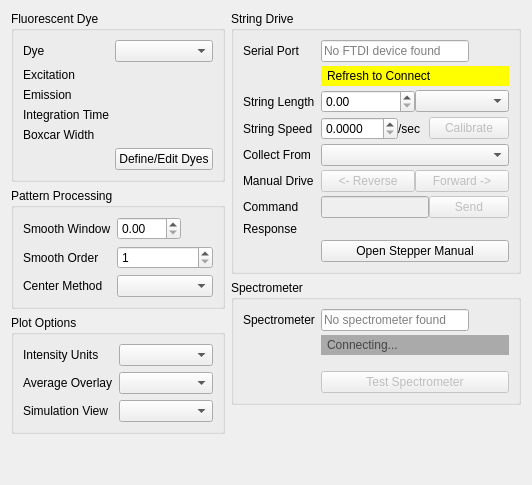
     <widget class="QWidget" name="tab_string">
      <attribute name="title">
       <string>String</string>
      </attribute>
      <layout class="QVBoxLayout" name="vl_string">
       <item>
        <layout class="QHBoxLayout" name="hl_string">
         <item>
          <layout class="QVBoxLayout" name="vl_string_left">
           <item>
            <widget class="QGroupBox" name="gb_fluorescent_dye">
             <property name="title">
              <string>Fluorescent Dye</string>
             </property>
             <layout class="QFormLayout">
              <item row="0" column="0">
               <widget class="QLabel" name="lbl_dye">
                <property name="text">
                 <string>Dye</string>
                </property>
               </widget>
              </item>
              <item row="0" column="1">
               <widget class="QComboBox" name="cbb_dye">
                <property name="sizePolicy">
                 <sizepolicy hsizetype="Preferred" vsizetype="Fixed">
                  <horstretch>0</horstretch>
                  <verstretch>0</verstretch>
                 </sizepolicy>
                </property>
                <property name="sizeAdjustPolicy">
                 <enum>QComboBox::AdjustToContents</enum>
                </property>
               </widget>
              </item>
              <item row="1" column="0">
               <widget class="QLabel" name="lbl_dye_excitation_header">
                <property name="text">
                 <string>Excitation</string>
                </property>
               </widget>
              </item>
              <item row="1" column="1">
               <widget class="QLabel" name="lbl_dye_excitation">
                <property name="text">
                 <string/>
                </property>
               </widget>
              </item>
              <item row="2" column="0">
               <widget class="QLabel" name="lbl_dye_emission_header">
                <property name="text">
                 <string>Emission</string>
                </property>
               </widget>
              </item>
              <item row="2" column="1">
               <widget class="QLabel" name="lbl_dye_emission">
                <property name="text">
                 <string/>
                </property>
               </widget>
              </item>
              <item row="3" column="0">
               <widget class="QLabel" name="lbl_dye_integration_header">
                <property name="text">
                 <string>Integration Time</string>
                </property>
               </widget>
              </item>
              <item row="3" column="1">
               <widget class="QLabel" name="lbl_dye_integration">
                <property name="text">
                 <string/>
                </property>
               </widget>
              </item>
              <item row="4" column="0">
               <widget class="QLabel" name="lbl_dye_boxcar_header">
                <property name="text">
                 <string>Boxcar Width</string>
                </property>
               </widget>
              </item>
              <item row="4" column="1">
               <widget class="QLabel" name="lbl_dye_boxcar">
                <property name="text">
                 <string/>
                </property>
               </widget>
              </item>
              <item row="5" column="1">
               <widget class="QPushButton" name="btn_dye_manager">
                <property name="text">
                 <string>Define/Edit Dyes</string>
                </property>
               </widget>
              </item>
             </layout>
            </widget>
           </item>
           <item>
            <widget class="QGroupBox" name="gb_string_pattern">
             <property name="title">
              <string>Pattern Processing</string>
             </property>
             <layout class="QFormLayout">
              <item row="0" column="0">
               <widget class="QLabel" name="lbl_smooth_window">
                <property name="text">
                 <string>Smooth Window</string>
                </property>
               </widget>
              </item>
              <item row="0" column="1">
               <layout class="QHBoxLayout">
                <item>
                 <widget class="QDoubleSpinBox" name="dsb_smooth_window">
                  <property name="minimum">
                   <double>0.000000000000000</double>
                  </property>
                  <property name="maximum">
                   <double>100.000000000000000</double>
                  </property>
                  <property name="singleStep">
                   <double>0.500000000000000</double>
                  </property>
                 </widget>
                </item>
                <item>
                 <widget class="QLabel" name="lbl_smooth_window_units">
                  <property name="text">
                   <string/>
                  </property>
                 </widget>
                </item>
               </layout>
              </item>
              <item row="1" column="0">
               <widget class="QLabel" name="lbl_smooth_order">
                <property name="text">
                 <string>Smooth Order</string>
                </property>
               </widget>
              </item>
              <item row="1" column="1">
               <widget class="QSpinBox" name="sb_smooth_order">
                <property name="minimum">
                 <number>1</number>
                </property>
                <property name="maximum">
                 <number>10</number>
                </property>
               </widget>
              </item>
              <item row="2" column="0">
               <widget class="QLabel" name="lbl_center_method_string">
                <property name="text">
                 <string>Center Method</string>
                </property>
               </widget>
              </item>
              <item row="2" column="1">
               <widget class="QComboBox" name="cbb_center_method_string"/>
              </item>
             </layout>
            </widget>
           </item>
           <item>
            <widget class="QGroupBox" name="gb_string_plot">
             <property name="title">
              <string>Plot Options</string>
             </property>
             <layout class="QFormLayout">
              <item row="0" column="0">
               <widget class="QLabel" name="lbl_spec_display_units">
                <property name="text">
                 <string>Intensity Units</string>
                </property>
               </widget>
              </item>
              <item row="0" column="1">
               <widget class="QComboBox" name="cbb_spec_display_units"/>
              </item>
              <item row="1" column="0">
               <widget class="QLabel" name="lbl_string_dash_overlay">
                <property name="text">
                 <string>Average Overlay</string>
                </property>
               </widget>
              </item>
              <item row="1" column="1">
               <widget class="QComboBox" name="cbb_string_dash_overlay"/>
              </item>
              <item row="2" column="0">
               <widget class="QLabel" name="lbl_string_simulation_view">
                <property name="text">
                 <string>Simulation View</string>
                </property>
               </widget>
              </item>
              <item row="2" column="1">
               <widget class="QComboBox" name="cbb_string_simulation_view"/>
              </item>
             </layout>
            </widget>
           </item>
           <item>
            <spacer name="vs_string_left">
             <property name="orientation">
              <enum>Qt::Vertical</enum>
             </property>
             <property name="sizeHint" stdset="0">
              <size>
               <width>20</width>
               <height>40</height>
              </size>
             </property>
            </spacer>
           </item>
          </layout>
         </item>
         <item>
          <layout class="QVBoxLayout" name="vl_string_right">
           <item>
            <widget class="QGroupBox" name="gb_string_drive">
             <property name="title">
              <string>String Drive</string>
             </property>
             <layout class="QFormLayout">
              <property name="fieldGrowthPolicy">
               <enum>QFormLayout::AllNonFixedFieldsGrow</enum>
              </property>
              <property name="verticalSpacing">
               <number>4</number>
              </property>
              <item row="0" column="0">
               <widget class="QLabel" name="lbl_string_drive_port">
                <property name="text">
                 <string>Serial Port</string>
                </property>
               </widget>
              </item>
              <item row="0" column="1">
               <layout class="QHBoxLayout" stretch="1,0">
                <item>
                 <widget class="QLineEdit" name="le_port_display">
                  <property name="readOnly">
                   <bool>true</bool>
                  </property>
                  <property name="placeholderText">
                   <string>No FTDI device found</string>
                  </property>
                 </widget>
                </item>
                <item>
                 <widget class="QPushButton" name="btn_refresh_port">
                  <property name="text">
                   <string/>
                  </property>
                  <property name="flat">
                   <bool>true</bool>
                  </property>
                 </widget>
                </item>
               </layout>
              </item>
              <item row="1" column="1">
               <widget class="QLabel" name="lbl_port_status">
                <property name="text">
                 <string>Refresh to Connect</string>
                </property>
                <property name="styleSheet">
                 <string>background-color: yellow; color: black; padding: 3px;</string>
                </property>
               </widget>
              </item>
              <item row="2" column="0">
               <widget class="QLabel" name="lbl_string_length">
                <property name="text">
                 <string>String Length</string>
                </property>
               </widget>
              </item>
              <item row="2" column="1">
               <layout class="QHBoxLayout">
                <item>
                 <widget class="QDoubleSpinBox" name="dsb_string_length">
                  <property name="minimum">
                   <double>0.000000000000000</double>
                  </property>
                  <property name="maximum">
                   <double>9999.000000000000000</double>
                  </property>
                  <property name="singleStep">
                   <double>1.000000000000000</double>
                  </property>
                 </widget>
                </item>
                <item>
                 <widget class="QComboBox" name="cbb_string_length_units"/>
                </item>
               </layout>
              </item>
              <item row="3" column="0">
               <widget class="QLabel" name="lbl_string_speed">
                <property name="text">
                 <string>String Speed</string>
                </property>
               </widget>
              </item>
              <item row="3" column="1">
               <layout class="QHBoxLayout">
                <item>
                 <widget class="QDoubleSpinBox" name="dsb_string_speed">
                  <property name="decimals">
                   <number>4</number>
                  </property>
                  <property name="minimum">
                   <double>0.000000000000000</double>
                  </property>
                  <property name="maximum">
                   <double>100.000000000000000</double>
                  </property>
                  <property name="singleStep">
                   <double>0.010000000000000</double>
                  </property>
                 </widget>
                </item>
                <item>
                 <widget class="QLabel" name="lbl_string_speed_units">
                  <property name="text">
                   <string>/sec</string>
                  </property>
                 </widget>
                </item>
                <item>
                 <widget class="QPushButton" name="btn_calibrate_speed">
                  <property name="text">
                   <string>Calibrate</string>
                  </property>
                  <property name="enabled">
                   <bool>false</bool>
                  </property>
                 </widget>
                </item>
               </layout>
              </item>
              <item row="4" column="0">
               <widget class="QLabel" name="lbl_string_collect_from">
                <property name="text">
                 <string>Collect From</string>
                </property>
               </widget>
              </item>
              <item row="4" column="1">
               <widget class="QComboBox" name="cbb_string_collect_from"/>
              </item>
              <item row="5" column="0">
               <widget class="QLabel" name="lbl_manual_drive">
                <property name="text">
                 <string>Manual Drive</string>
                </property>
               </widget>
              </item>
              <item row="5" column="1">
               <layout class="QHBoxLayout">
                <item>
                 <widget class="QPushButton" name="btn_manual_reverse">
                  <property name="text">
                   <string>&lt;- Reverse</string>
                  </property>
                  <property name="enabled">
                   <bool>false</bool>
                  </property>
                  <property name="checkable">
                   <bool>true</bool>
                  </property>
                 </widget>
                </item>
                <item>
                 <widget class="QPushButton" name="btn_manual_advance">
                  <property name="text">
                   <string>Forward -&gt;</string>
                  </property>
                  <property name="enabled">
                   <bool>false</bool>
                  </property>
                  <property name="checkable">
                   <bool>true</bool>
                  </property>
                 </widget>
                </item>
               </layout>
              </item>
              <item row="6" column="0">
               <widget class="QLabel" name="lbl_direct_command">
                <property name="text">
                 <string>Command</string>
                </property>
               </widget>
              </item>
              <item row="6" column="1">
               <layout class="QHBoxLayout">
                <item>
                 <widget class="QLineEdit" name="le_direct_command">
                  <property name="enabled">
                   <bool>false</bool>
                  </property>
                 </widget>
                </item>
                <item>
                 <widget class="QPushButton" name="btn_send_command">
                  <property name="text">
                   <string>Send</string>
                  </property>
                  <property name="enabled">
                   <bool>false</bool>
                  </property>
                 </widget>
                </item>
               </layout>
              </item>
              <item row="7" column="0">
               <widget class="QLabel" name="lbl_response">
                <property name="text">
                 <string>Response</string>
                </property>
               </widget>
              </item>
              <item row="7" column="1">
               <widget class="QLabel" name="lbl_command_return">
                <property name="text">
                 <string/>
                </property>
               </widget>
              </item>
              <item row="8" column="1">
               <widget class="QPushButton" name="btn_help">
                <property name="text">
                 <string>Open Stepper Manual</string>
                </property>
               </widget>
              </item>
             </layout>
            </widget>
           </item>
           <item>
            <widget class="QGroupBox" name="gb_spectrometer">
             <property name="title">
              <string>Spectrometer</string>
             </property>
             <layout class="QFormLayout">
              <property name="fieldGrowthPolicy">
               <enum>QFormLayout::AllNonFixedFieldsGrow</enum>
              </property>
              <property name="verticalSpacing">
               <number>4</number>
              </property>
              <item row="0" column="0">
               <widget class="QLabel" name="lbl_spectrometer">
                <property name="text">
                 <string>Spectrometer</string>
                </property>
               </widget>
              </item>
              <item row="0" column="1">
               <layout class="QHBoxLayout" stretch="1,0">
                <item>
                 <widget class="QLineEdit" name="le_spec_display">
                  <property name="readOnly">
                   <bool>true</bool>
                  </property>
                  <property name="placeholderText">
                   <string>No spectrometer found</string>
                  </property>
                 </widget>
                </item>
                <item>
                 <widget class="QPushButton" name="btn_refresh_spec">
                  <property name="text">
                   <string/>
                  </property>
                  <property name="flat">
                   <bool>true</bool>
                  </property>
                 </widget>
                </item>
               </layout>
              </item>
              <item row="1" column="1">
               <widget class="QLabel" name="lbl_spec_status">
                <property name="text">
                 <string>Connecting...</string>
                </property>
                <property name="styleSheet">
                 <string>background-color: #aaaaaa; color: #444444; padding: 3px;</string>
                </property>
               </widget>
              </item>
              <item row="2" column="1">
               <spacer>
                <property name="orientation">
                 <enum>Qt::Vertical</enum>
                </property>
                <property name="sizeType">
                 <enum>QSizePolicy::Fixed</enum>
                </property>
                <property name="sizeHint" stdset="0">
                 <size>
                  <width>20</width>
                  <height>8</height>
                 </size>
                </property>
               </spacer>
              </item>
              <item row="3" column="1">
               <widget class="QPushButton" name="btn_test_spectrometer">
                <property name="text">
                 <string>Test Spectrometer</string>
                </property>
                <property name="enabled">
                 <bool>false</bool>
                </property>
               </widget>
              </item>
             </layout>
            </widget>
           </item>
           <item>
            <spacer name="vs_string_right">
             <property name="orientation">
              <enum>Qt::Vertical</enum>
             </property>
             <property name="sizeHint" stdset="0">
              <size>
               <width>20</width>
               <height>40</height>
              </size>
             </property>
            </spacer>
           </item>
          </layout>
         </item>
        </layout>
       </item>
      </layout>
     </widget>
